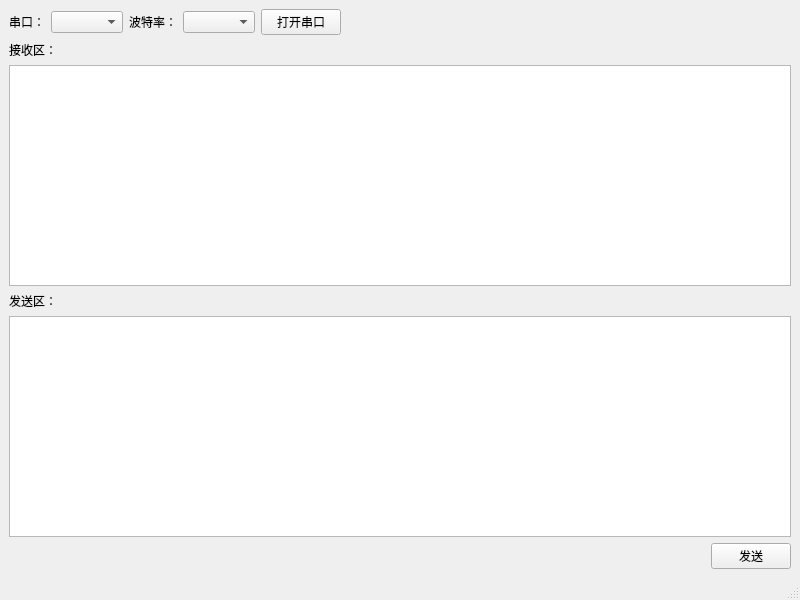
<?xml version="1.0" encoding="UTF-8"?>
<ui version="4.0">
 <class>MainWindow</class>
 <widget class="QMainWindow" name="MainWindow">
  <property name="geometry">
   <rect>
    <x>0</x>
    <y>0</y>
    <width>800</width>
    <height>600</height>
   </rect>
  </property>
  <property name="windowTitle">
   <string>串口调试助手</string>
  </property>
  <widget class="QWidget" name="centralwidget">
   <layout class="QVBoxLayout" name="verticalLayout">
    <item>
     <layout class="QHBoxLayout" name="horizontalLayout">
      <item>
       <widget class="QLabel" name="label">
        <property name="text">
         <string>串口：</string>
        </property>
       </widget>
      </item>
      <item>
       <widget class="QComboBox" name="portComboBox"/>
      </item>
      <item>
       <widget class="QLabel" name="label_2">
        <property name="text">
         <string>波特率：</string>
        </property>
       </widget>
      </item>
      <item>
       <widget class="QComboBox" name="baudComboBox"/>
      </item>
      <item>
       <widget class="QPushButton" name="openSerialButton">
        <property name="text">
         <string>打开串口</string>
        </property>
       </widget>
      </item>
      <item>
       <spacer name="horizontalSpacer">
        <property name="orientation">
         <enum>Qt::Horizontal</enum>
        </property>
        <property name="sizeHint" stdset="0">
         <size>
          <width>40</width>
          <height>20</height>
         </size>
        </property>
       </spacer>
      </item>
     </layout>
    </item>
    <item>
     <widget class="QLabel" name="label_3">
      <property name="text">
       <string>接收区：</string>
      </property>
     </widget>
    </item>
    <item>
     <widget class="QTextEdit" name="receiveTextEdit">
      <property name="minimumSize">
       <size>
        <width>0</width>
        <height>200</height>
       </size>
      </property>
     </widget>
    </item>
    <item>
     <widget class="QLabel" name="label_4">
      <property name="text">
       <string>发送区：</string>
      </property>
     </widget>
    </item>
    <item>
     <widget class="QTextEdit" name="sendTextEdit">
      <property name="minimumSize">
       <size>
        <width>0</width>
        <height>100</height>
       </size>
      </property>
     </widget>
    </item>
    <item>
     <layout class="QHBoxLayout" name="horizontalLayout_2">
      <item>
       <spacer name="horizontalSpacer_2">
        <property name="orientation">
         <enum>Qt::Horizontal</enum>
        </property>
        <property name="sizeHint" stdset="0">
         <size>
          <width>40</width>
          <height>20</height>
         </size>
        </property>
       </spacer>
      </item>
      <item>
       <widget class="QPushButton" name="sendButton">
        <property name="text">
         <string>发送</string>
        </property>
       </widget>
      </item>
     </layout>
    </item>
   </layout>
  </widget>
  <widget class="QMenuBar" name="menubar">
   <property name="geometry">
    <rect>
     <x>0</x>
     <y>0</y>
     <width>800</width>
     <height>21</height>
    </rect>
   </property>
  </widget>
  <widget class="QStatusBar" name="statusbar"/>
 </widget>
 <resources/>
 <connections/>
</ui>
